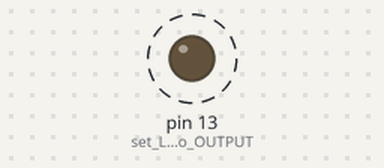
A sketch run on a simulated Arduino Uno, built with avr-gcc and run on an emulated ATmega328P. Parts: output pins drawn as LEDs (lit = HIGH). Dashed ring = blinking.

Above: at 0.5 s.
Timing chart, 0 to 4.6 s (numbered marks = the images above):
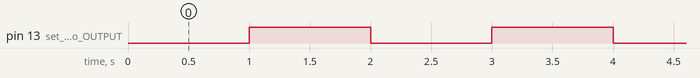

The sketch:

blink.ino
```cpp
/*
 * timer_blink
 *
 * Blinks the built-in LED every second using the arduino-timer library.
 *
 */

#include <arduino-timer.h>

auto timer = timer_create_default(); // create a timer with default settings

bool toggle_led(void *) {
  digitalWrite(LED_BUILTIN, !digitalRead(LED_BUILTIN)); // toggle the LED
  return true; // repeat? true
}

void setup() {
  pinMode(LED_BUILTIN, OUTPUT); // set LED pin to OUTPUT

  // call the toggle_led function every 1000 millis (1 second)
  timer.every(1000, toggle_led);
}

void loop() {
  timer.tick(); // tick the timer
}
```

Measured:
- by itself, pin 13 (set_LED_pin_to_OUTPUT): alternates HIGH for 1.0 s and LOW for 1.0 s
